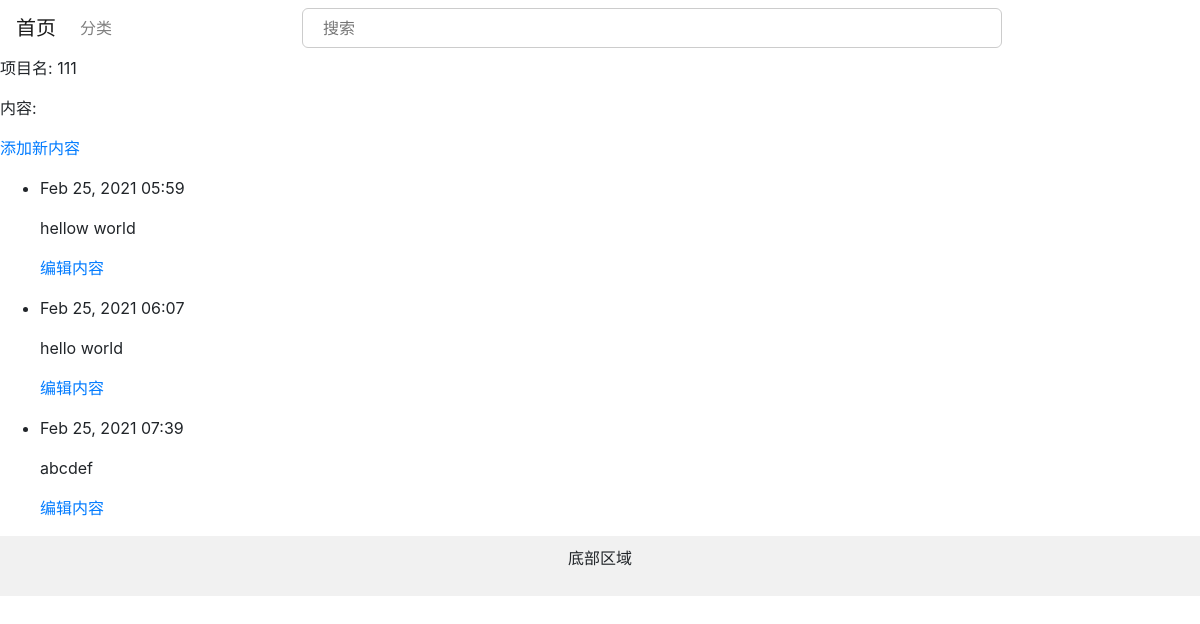
Screenshot of /classification/for_sale/electronics/3/ with the database file from the repository.
### web_v/models.py (models this page shows, shortened)
class electronics_topic(models.Model):
    text = models.CharField(max_length=300)
    E_T_date = models.DateTimeField(auto_now_add=True)
    def __str__(self):
        return self.text

class electronics_entry(models.Model):
    E_T = models.ForeignKey(electronics_topic, on_delete=models.CASCADE)
    text = models.TextField()
    E_T_date = models.DateTimeField(auto_now_add=True)
    class Meta:
        verbose_name_plural = 'Electronics_topic_entries'

### web_v/views.py (the view)
# urls.py: path('classification/for_sale/electronics/<int:E_T_id>/', views.E_T, name='electronics_topic'),
def E_T(request, E_T_id):
    E_T = electronics_topic.objects.get(id=E_T_id)
    E_T_entries = E_T.electronics_entry_set.order_by('E_T_date')
    context = {'E_T':E_T, 'E_T_entries':E_T_entries}
    return render(request, 'webpages/for_sale/electronics_topic.html', context)

### web_v/templates/webpages/for_sale/electronics_topic.html (shortened to what this page needs)
{% extends "webpages/base.html" %}
{% block content %}
	<p>项目名: {{ E_T }}</p>
	<p>内容:</p>
	<p>
		<a href="{% url 'webpages:ET_new_entry' E_T.id %}">添加新内容</a>
	</p>
	<ul>
		{% for E_T_entry in E_T_entries %}
			<li>
				<p>{{ E_T_entry.E_T_date|date:'M d, Y H:i' }}</p>
				<p>{{ E_T_entry.text|linebreaks }}</p>
				<p>
					<a href="{% url 'webpages:ET_edit_entry' E_T_entry.id %}">编辑内容</a>
				</p>
			</li>
		{% empty %}
			<li>
				没有任何内容
			</li>
		{% endfor %}
	</ul>
{% endblock content %}

### web_v/templates/webpages/base.html (shortened to what this page needs)
{% load bootstrap4 %}
<!DOCTYPE html>
<html lang="zh">
	<head>
		<link rel="stylesheet" type="text/css" href="/static/style/homepage.css/">
		<link rel="stylesheet" type="text/css" href="/static/style/searchlabel.css/">
		{% bootstrap_css %}
	</head>
	<body>
			<nav class="navbar navbar-expand-md navbar-light">
			<a class="navbar-brand" href="{% url 'webpages:index' %}">首页</a>
				<dic class="collapse navbar-collapse" id="navbarCollapse">
					<ul class="navbar-nav mr-auto">
						<li class="nav-item">
							<a class="nav-link" href="{% url 'webpages:classification' %}">分类</a></li>
					</ul>
					<ul class="navbar-nav mr-auto">
        				<input type="text" class="search" placeholder="搜索">
        			</ul>
				</dic>
			</nav>
		<main role="main">
				{% block content %}{% endblock content %}
				<div class="footer">
  					<p>底部区域</p>
				</div>
		</main>
	</body>
</html>

### static/style/homepage.css (style rules this page uses)
* { box-sizing: border-box; }
body { margin: 0; }
.footer { background-color: #f1f1f1; padding: 10px; text-align: center; bottom: 0; }

### static/style/searchlabel.css (style rules this page uses)
.search { width: 700px; height: 40px; margin: auto; border-radius: 6px; outline: none; border: 1px solid #ccc; padding-left: 20px; position: relative; }

### rows the page displays
electronics_topic: text "111"
electronics_entry: E_T_date "Feb 25, 2021 05:59", text "hellow world"
electronics_entry: E_T_date "Feb 25, 2021 06:07", text "hello world"
electronics_entry: E_T_date "Feb 25, 2021 07:39", text "abcdef"
